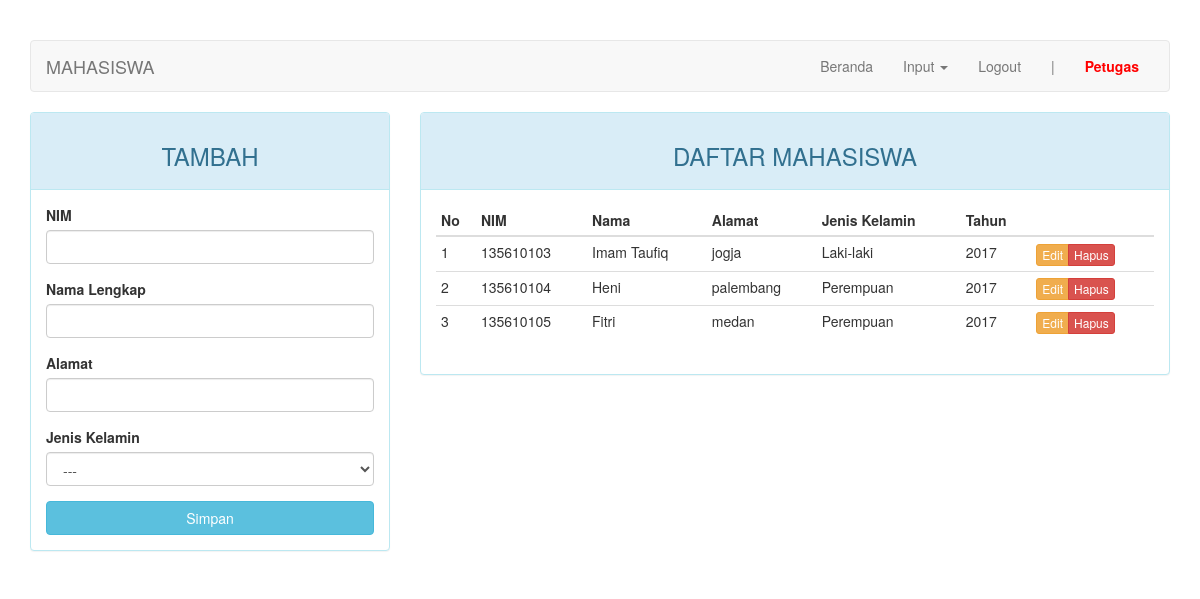
The app's page /index.php?page=mahasiswa (signed in), older data.
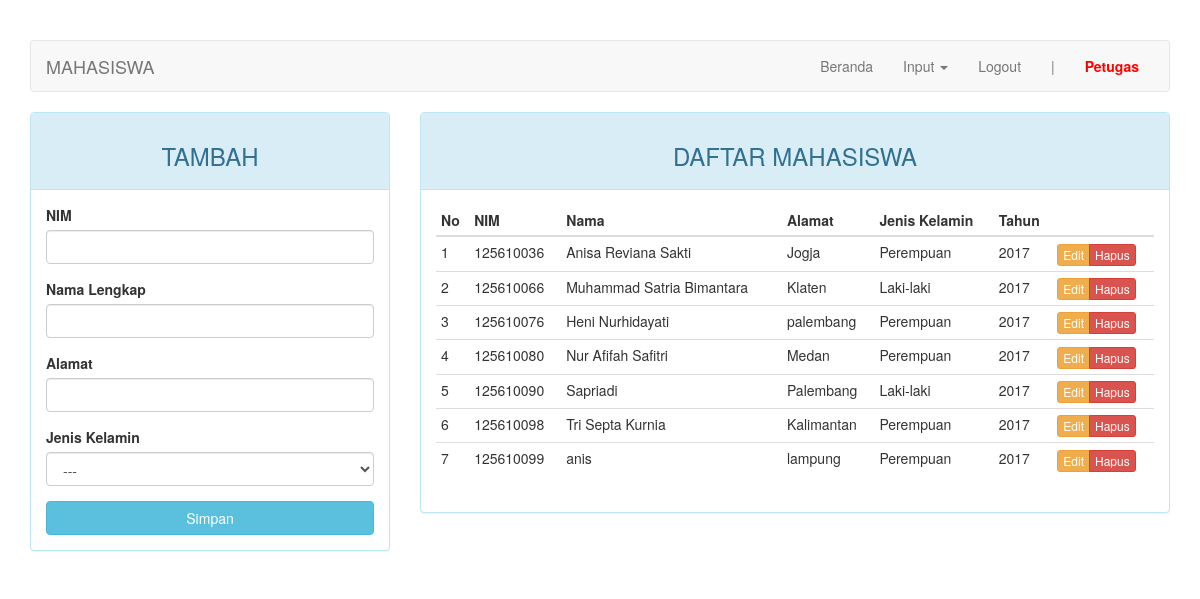
The same page, newer data.
### tables this page shows
CREATE TABLE `mahasiswa` (
  `nim` char(9) NOT NULL,
  `nama` varchar(30) NOT NULL,
  `alamat` varchar(100) DEFAULT NULL,
  `jenis_kelamin` enum('Laki-laki','Perempuan') DEFAULT NULL,
  `tahun_mengajukan` char(4) NOT NULL
);

### page/mahasiswa.php (the view, shortened to what this page needs)
<?php
$update = (isset($_GET['action']) AND $_GET['action'] == 'update') ? true : false;
?>
<div class="row">
	<div class="col-md-4">
	    <div class="panel panel-<?= ($update) ? "warning" : "info" ?>">
	        <div class="panel-heading"><h3 class="text-center"><?= ($update) ? "EDIT" : "TAMBAH" ?></h3></div>
	        <div class="panel-body">
	            <form action="<?=$_SERVER['REQUEST_URI']?>" method="POST">
	                <div class="form-group">
	                    <label for="nim">NIM</label>
	                    <input type="text" name="nim" class="form-control" <?= (!$update) ?: 'value="'.$row["nim"].'"' ?>>
	                </div>
	                <div class="form-group">
	                    <label for="nama">Nama Lengkap</label>
	                    <input type="text" name="nama" class="form-control" <?= (!$update) ?: 'value="'.$row["nama"].'"' ?>>
	                </div>
	                <div class="form-group">
	                    <label for="alamat">Alamat</label>
	                    <input type="text" name="alamat" class="form-control" <?= (!$update) ?: 'value="'.$row["alamat"].'"' ?>>
	                </div>
									<div class="form-group">
	                  <label for="jenis_kelamin">Jenis Kelamin</label>
										<select class="form-control" name="jenis_kelamin">
											<option>---</option>
										</select>
									</div>
	                <button type="submit" class="btn btn-<?= ($update) ? "warning" : "info" ?> btn-block">Simpan</button>
	            </form>
	        </div>
	    </div>
	</div>
	<div class="col-md-8">
	    <div class="panel panel-info">
	        <div class="panel-heading"><h3 class="text-center">DAFTAR MAHASISWA</h3></div>
	        <div class="panel-body">
	            <table class="table table-condensed">
	                <thead>
	                    <tr>
	                        <th>No</th>
	                        <th>NIM</th>
	                        <th>Nama</th>
	                        <th>Alamat</th>
	                        <th>Jenis Kelamin</th>
	                        <th>Tahun</th>
	                        <th></th>
	                    </tr>
	                </thead>
	                <tbody>
	                    <?php $no = 1; ?>
	                    <?php if ($query = $connection->query("SELECT * FROM mahasiswa")): ?>
	                        <?php while($row = $query->fetch_assoc()): ?>
	                        <tr>
	                            <td><?=$no++?></td>
	                            <td><?=$row['nim']?></td>
	                            <td><?=$row['nama']?></td>
	                            <td><?=$row['alamat']?></td>
	                            <td><?=$row['jenis_kelamin']?></td>
	                            <td><?=$row['tahun_mengajukan']?></td>
	                            <td>
	                                <div class="btn-group">
	                                    <a href="?page=mahasiswa&action=update&key=<?=$row['nim']?>" class="btn btn-warning btn-xs">Edit</a>
	                                    <a href="?page=mahasiswa&action=delete&key=<?=$row['nim']?>" class="btn btn-danger btn-xs">Hapus</a>
	                                </div>
	                            </td>
	                        </tr>
	                        <?php endwhile ?>
	                    <?php endif ?>
	                </tbody>
	            </table>
	        </div>
	    </div>
	</div>
</div>

### index.php (shortened to what this page needs)
<?php
require_once "config.php";
?>
<!DOCTYPE html>
<html lang="en">
<head>
    <link rel="stylesheet" href="assets/css/bootstrap.min.css">
</head>
<body>
    <div class="container">
        <nav class="navbar navbar-default">
            <div class="container-fluid">
                <div class="navbar-header">
                    <a class="navbar-brand" href="#"><?php $str = (isset($_GET["page"])) ? (($_GET["page"] == "nilai") ? "persyaratan" : $_GET["page"]) : "home"; echo strtoupper($str)?></a>
                </div>
                <div class="collapse navbar-collapse" id="bs-example-navbar-collapse-1">
                    <ul class="nav navbar-nav navbar-right">
                        <li><a href="?page=home">Beranda <span class="sr-only">(current)</span></a></li>
                        <?php if ($_SESSION["as"] == "puket"): ?>
                          <li class="dropdown">
                            <a href="#" class="dropdown-toggle" style="font-weight: bold; color: green;" data-toggle="dropdown" role="button" aria-haspopup="true" aria-expanded="false">Perhitungan <span class="caret"></span></a>
                            <ul class="dropdown-menu">
                              <?php $query = $connection->query("SELECT * FROM beasiswa"); while ($row = $query->fetch_assoc()): ?>
                                <li><a href="?page=perhitungan&beasiswa=<?=$row["kd_beasiswa"]?>"><?=$row["nama"]?></a></li>
                              <?php endwhile; ?>
                            </ul>
                          </li>
                          <li class="dropdown">
                            <a href="#" class="dropdown-toggle" data-toggle="dropdown" role="button" aria-haspopup="true" aria-expanded="false">Input <span class="caret"></span></a>
                            <ul class="dropdown-menu">
                              <li><a href="?page=beasiswa">Data Beasiswa</a></li>
                              <li class="divider"></li>
                              <li><a href="?page=kriteria">Kriteria</a></li>
                              <li><a href="?page=model">Model</a></li>
                              <li><a href="?page=penilaian">Penilaian</a></li>
                            </ul>
                          </li>
                          <li class="dropdown">
                            <a href="#" class="dropdown-toggle" data-toggle="dropdown" role="button" aria-haspopup="true" aria-expanded="false">Laporan <span class="caret"></span></a>
                            <ul class="dropdown-menu">
                              <li><a href="?page=lap_seluruh">Seluruh Mahasiswa</a></li>
                              <li><a href="?page=lap_permahasiswa">Per Mahasiswa</a></li>
                              <li><a href="?page=lap_pendaftaran">Pendaftaran</a></li>
                            </ul>
                          </li>
                        <?php elseif ($_SESSION["as"] == "petugas"): ?>
                          <li class="dropdown">
                            <a href="#" class="dropdown-toggle" data-toggle="dropdown" role="button" aria-haspopup="true" aria-expanded="false">Input <span class="caret"></span></a>
                          </li>
                        <?php elseif ($_SESSION["as"] == "mahasiswa"): ?>
                          <li><a href="?page=pengumuman">Pengumuman</a></li>
                        <?php endif; ?>
                        <li><a href="logout.php">Logout</a></li>
                        <li><a href="#">|</a></li>
                        <li><a href="#" style="font-weight: bold; color: red;"><?= ucfirst($_SESSION["username"]) ?></a></li>
                    </ul>
                </div>
            </div>
        </nav>
        <div class="row">
            <div class="col-md-12">
              <?php include page($_PAGE); ?>
            </div>
        </div>
    </div>
</body>
</html>

### index.php (style rules this page uses)
body { margin-top: 40px; }

Row changes from the older to the newer data that the page shows:
removed mahasiswa: nim "135610103", nama "Imam Taufiq", alamat "jogja", jenis_kelamin "Laki-laki", tahun_mengajukan "2017"
removed mahasiswa: nim "135610104", nama "Heni", alamat "palembang", jenis_kelamin "Perempuan", tahun_mengajukan "2017"
removed mahasiswa: nim "135610105", nama "Fitri", alamat "medan", jenis_kelamin "Perempuan", tahun_mengajukan "2017"
added mahasiswa: nim "125610036", nama "Anisa Reviana Sakti", alamat "Jogja", jenis_kelamin "Perempuan", tahun_mengajukan "2017"
added mahasiswa: nim "125610066", nama "Muhammad Satria Bimantara", alamat "Klaten", jenis_kelamin "Laki-laki", tahun_mengajukan "2017"
added mahasiswa: nim "125610076", nama "Heni Nurhidayati", alamat "palembang", jenis_kelamin "Perempuan", tahun_mengajukan "2017"
added mahasiswa: nim "125610080", nama "Nur Afifah Safitri", alamat "Medan", jenis_kelamin "Perempuan", tahun_mengajukan "2017"
added mahasiswa: nim "125610090", nama "Sapriadi", alamat "Palembang", jenis_kelamin "Laki-laki", tahun_mengajukan "2017"
added mahasiswa: nim "125610098", nama "Tri Septa Kurnia", alamat "Kalimantan", jenis_kelamin "Perempuan", tahun_mengajukan "2017"
added mahasiswa: nim "125610099", nama "anis", alamat "lampung", jenis_kelamin "Perempuan", tahun_mengajukan "2017"
